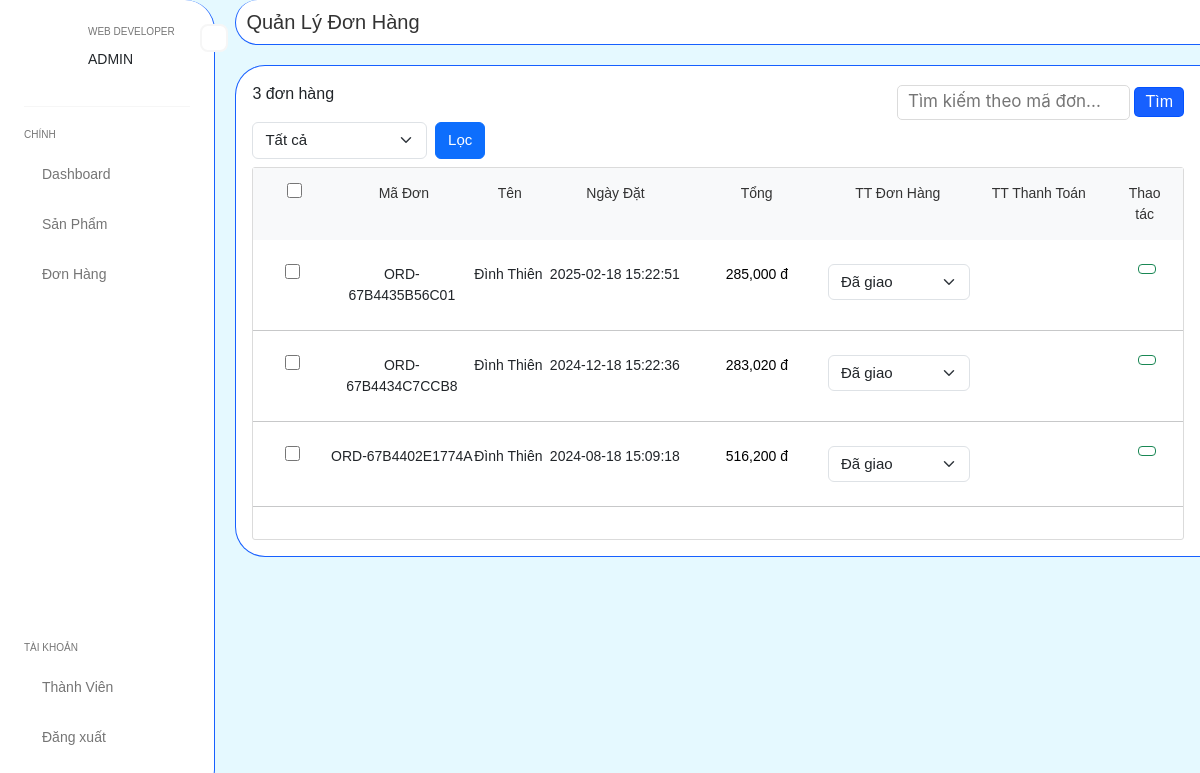
Page /admin/orders (signed in) on the earlier database version.
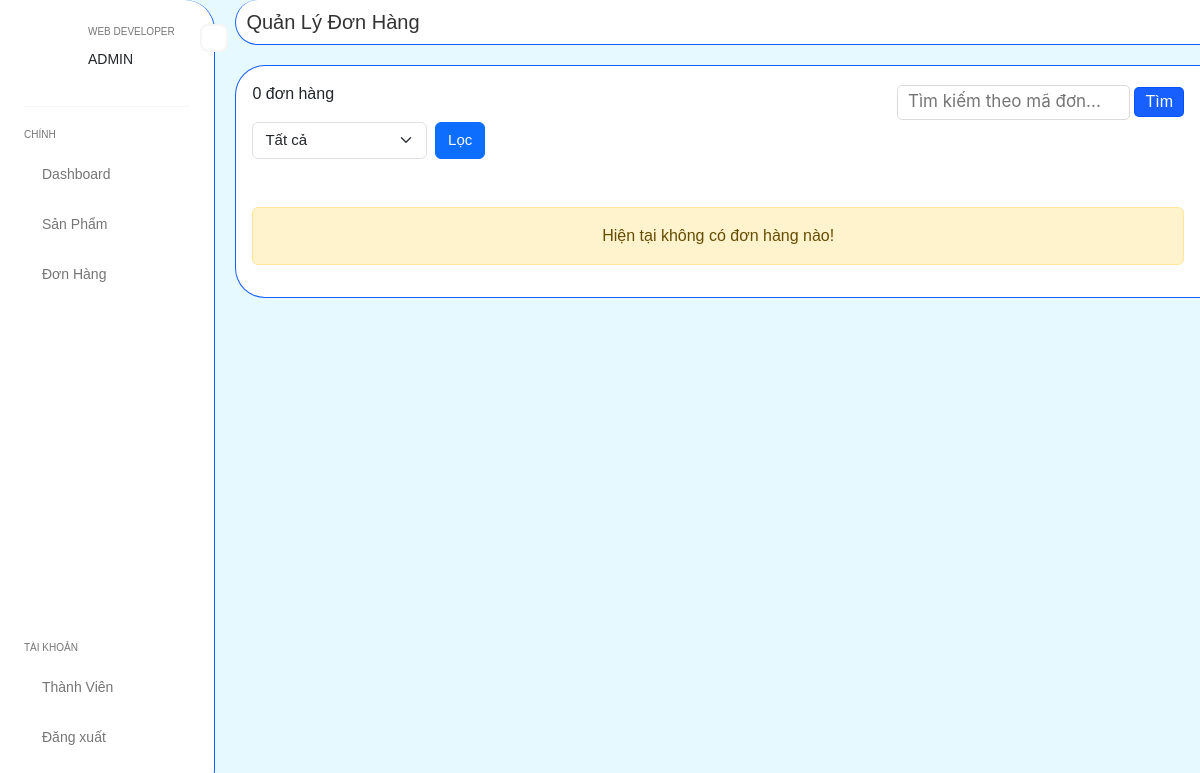
Same page on the later database version.
### tables this page shows
CREATE TABLE `orders` (
  `id` int(11) NOT NULL,
  `user_id` int(11) NOT NULL,
  `voucher_id` int(11) DEFAULT NULL,
  `staff_id` int(11) DEFAULT NULL,
  `code_order` varchar(100) NOT NULL,
  `total` double(10,0) NOT NULL,
  `by_date` datetime NOT NULL DEFAULT current_timestamp(),
  `status` tinyint(4) NOT NULL DEFAULT 1
);

CREATE TABLE `users` (
  `id` int(11) NOT NULL,
  `name` varchar(255) NOT NULL,
  `phone` text DEFAULT NULL,
  `email` varchar(100) NOT NULL,
  `url_image` varchar(100) DEFAULT NULL,
  `password` varchar(255) NOT NULL,
  `address` varchar(1000) DEFAULT NULL,
  `address_detail` varchar(255) DEFAULT NULL,
  `role` tinyint(4) NOT NULL DEFAULT 0,
  `status` tinyint(4) NOT NULL DEFAULT 0
);

### app/views/Viewer.php (called while the page is built, shortened)
<?php
abstract class Viewer {
    public function render($view, $data = []) {
        extract($data);
        require_once 'app/views/'. $view. '.php';
    }
}

### app/controllers/admin/Order.php (called while the page is built, shortened)
<?php
class Order extends Base
{
    public $data = [];
    private $OrderModel;
    public static $item_page = 10;
    public function __construct()
    {
        $this->OrderModel = $this->model('OrderModel');
    }
    public function index()
    {
        $this->OrderModel->__set('item_page', self::$item_page);
        $current_page = isset($_GET['page']) ? $_GET['page'] : 1;
        $this->OrderModel->__set('current_page', $current_page);
        $code = isset($_GET['code']) ? trim($_GET['code']) : null;
        $this->OrderModel->__set('code', $code);
        $status = isset($_GET['status']) ? $_GET['status'] : 0;
        $this->OrderModel->__set('status', $status);
        $orders = $this->OrderModel->get_order_admin();
        $total = $this->OrderModel->total();
        $this->data['sub_content']['total_order'] = $total;
        $this->data['title_page'] = 'Quản Lý Đơn Hàng';
        $this->data['content'] = 'admin/orders/index';
        $this->data['sub_content']['orders'] = $orders;
        $this->render('layouts/main_admin', $this->data);
    }
}

### app/core/Router.php (called while the page is built, shortened)
<?php
class Router {
    private $routes = [];
    public function create(string $path, array $params) {
        $regex_path = preg_replace('/\{(.+?)\}/', '([^/]+)', $path);
        $regex_path = str_replace('/', '\/', $regex_path);
        $this->routes[] = [
            'regex_path' => $regex_path,
            'params' => $params
        ];
    }
    public function dispatch($path) {
        foreach ($this->routes as $route) {
            if(preg_match("/^{$route['regex_path']}$/", $path, $matches)) {
                unset($matches[0]);
                [$__controller, $__action] = $route['params'];
                $__controller = new $__controller;
                return call_user_func_array([$__controller, $__action], $matches);
            }
        }
        exit;
    }
}

### app/core/App.php (called while the page is built, shortened)
<?php
class App {
    public function __construct() {
        $this->router = new Router();
        $url = $_SERVER['PATH_INFO'] ?? '/';
        $this->router->dispatch($url);
    }
}

### index.php (called while the page is built, shortened)
<?php
spl_autoload_register(function ($class) {
    $path = str_replace('\\', DIRECTORY_SEPARATOR, $class) . '.php';
});
$app = new app\core\App;

### app/controllers/Base.php (called while the page is built, shortened)
<?php
abstract class Base extends Viewer
{
    protected function model($model)
    {
        $class_model = 'app\\models\\' . $model;
        if (class_exists($class_model)) {
            return new $class_model();
        }
        return false;
    }
}

### app/core/Database.php (called while the page is built, shortened)
<?php
class Database
{
  private $pdo;
  public function __construct(private $servername, private $database, private $username, private $password, private $charset)
  {
    try {
      $dsn = "mysql:host=$this->servername;dbname=$this->database;charset=$this->charset";
      $this->pdo = new PDO($dsn, $this->username, $this->password);
      $this->pdo->setAttribute(PDO::ATTR_ERRMODE, PDO::ERRMODE_EXCEPTION);
    } catch (PDOException $e) {
      echo "Connection failed: " . $e->getMessage();
    }
  }
  private function query($sql, $param = [])
  {
    $stmt = $this->pdo->prepare($sql);
    if ($param) {
      $stmt->execute($param);
    } else {
      $stmt->execute();
    }
    return $stmt;
  }
  protected function getAll($sql, $param = [])
  {
    $stmt = $this->query($sql, $param);
    return $stmt->fetchAll(PDO::FETCH_ASSOC);
  }
}

### app/models/ModelSetup.php (called while the page is built, shortened)
<?php
trait ModelSetup {
    private $setups = [];
    public function __get($name) {
        return $this->setups[$name] ?? null;
    }
    public function __set($name, $value) {
        $this->setups[$name] = $value;
    }
}

### app/models/OrderModel.php (called while the page is built, shortened)
<?php
class OrderModel extends Model
{
    public function get_order_admin()
    {
        $item_page = $this->__get('item_page');
        $offset = ($this->__get('current_page') - 1) * $item_page;
        $status = $this->__get('status');
        $sql = "SELECT o.id, o.code_order, u.name, o.by_date, o.total, o.status, p_m.status as payment_status ";
        $sql .= "FROM orders o ";
        $sql .= "LEFT JOIN users u ON o.user_id = u.id ";
        $sql .= "LEFT JOIN payment p_m ON o.id = p_m.order_id ";
        $sql .= "WHERE 1 ";
        $sql .= "ORDER BY o.id DESC ";
        $sql .= "LIMIT {$item_page} OFFSET {$offset}";
        return $this->getAll($sql);
    }
}

### app/views/admin/orders/index.php (the view, shortened to what the rows shown need)
<div class="custom-admin__content">
    <div class="custom-content__show p-3">
        <?php if(!empty($orders)): ?>
        <form action="<?= _WEB_ROOT_ ?>/admin/order/handle_update_groups" method="POST"
            onsubmit="return confirm('Bạn có chắc muốn duyệt tất cả đơn hàng này!')">
            <div class="custom-content__show--main">
                <div class="custom-content__show--main--top bg-light">
                    <div class="row ">
                    </div>
                </div>
                <?php
                    foreach ($orders as $order):?>
                    <div class="custom-table__item">
                        <div class="row my-4 g-0">
                            <div class="col-1">
                                <div class="text-center">
                                    <input type="checkbox" value="<?= $order['id'] ?>" name="order_groups[]"
                                        class="custom-table__check check-item" type="checkbox">
                                </div>
                            </div>
                            <div class="col-11">
                                <div class="row g-0">
                                    <div class="col-lg-2 col-3">
                                        <p class="m-0 fs-12 text-center"><?= $order['code_order'] ?></p>
                                    </div>
                                    <div class="col-lg-1 col-3">
                                        <p class="m-0 fs-12 text-center"><?= $order['name'] ?></p>
                                    </div>
                                    <div class="col-lg-2 col-4">
                                        <p class="m-0 fs-12 text-center"><?= $order['by_date'] ?></p>
                                    </div>
                                    <div class="col-lg-2 col-3">
                                        <p class="m-0 text-black fs-12 text-center">
                                            <?= number_format($order['total']) ?> đ
                                        </p>
                                    </div>
                                    <div class="col-lg-2 col-3">
                                        <select onchange="update_status_order(this, '<?= $order['id'] ?>')"
                                            class="form-select form-select-md fs-15">
                                            <option <?= ($order['status'] == 4 ? 'selected' : ($order['status'] == 3 ? '' : 'disabled')) ?> value="4">Đã giao</option>
                                        </select>
                                    </div>
                                    <div class="col-lg-2 col-3">
                                    </div>
                                    <div class="col-lg-1 col-1 ">
                                        <div class="d-flex justify-content-center gap-2">
                                            <button type="button" onclick="get_order_by_id(this)" data-bs-toggle="modal"
                                                data-bs-target="#showOrderModal"
                                                data-id="<?= $order['id'] ?>" class="btn btn-outline-success btn-sm"></button>
                                        </div>
                                    </div>
                                </div>
                            </div>
                        </div>
                    </div>
                    <hr>
                <?php endforeach ?>
            </div>
        </form>
        <?php else: ?>
            <div class="d-flex align-items-center justify-content-center mt-5">
                <p class="alert alert-warning w-100 text-center">Hiện tại không có đơn hàng nào!</h3>
            </div>
        <?php endif ?>
    </div>
</div>

Differences in the rows shown:
removed orders: code_order "ORD-67B4435B56C01", user.name "Đình Thiên", by_date "2025-02-18 15:22:51", total "285,000", status+id "Đã giao"
removed orders: code_order "ORD-67B4434C7CCB8", user.name "Đình Thiên", by_date "2024-12-18 15:22:36", total "283,020", status+id "Đã giao"
removed orders: code_order "ORD-67B4402E1774A", user.name "Đình Thiên", by_date "2024-08-18 15:09:18", total "516,200", status+id "Đã giao"
Other differences:
$total_order['total']: "3" → "0"
form field value: "☐" → (not shown)
text no longer shown: "Mã Đơn Tên Ngày Đặt Tổng TT Đơn Hàng TT Thanh Toán Thao tác"
text now shown: "Hiện tại không có đơn hàng nào!"
